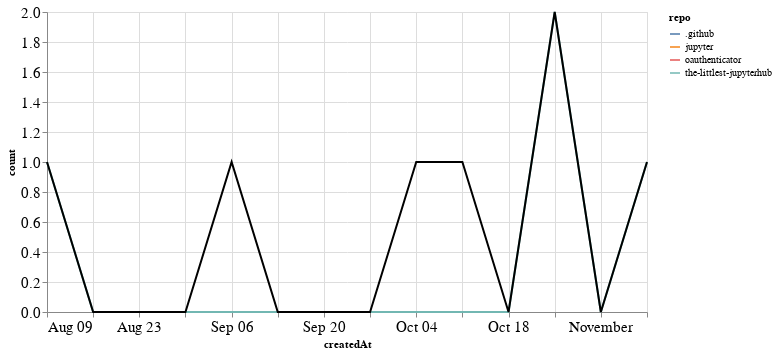

The notebook cell this image was saved under:
### Markdown cell above
## PRs

### Code cell
prs_time = prs.groupby('repo').resample('W', on='createdAt').count()['author'].reset_index()
prs_time = prs_time.rename(columns={'author': 'count'})
prs_time_total = prs_time.groupby('createdAt').agg({"count": "sum"}).reset_index()

ch1 = alt.Chart(prs_time, width=600).mark_line().encode(
    x='createdAt',
    y='count',
    color='repo',
    tooltip="repo"
)

ch2 = alt.Chart(prs_time_total, width=600).mark_line(color="black").encode(
    x='createdAt',
    y='count',
)

ch1 + ch2

### Figure 1 — Vega-Lite specification as saved in the notebook (floating-point values rounded to 4 significant figures)
{"config": {"axisLeft": {"labelFontSize": 15}, "axisBottom": {"labelFontSize": 15}}, "layer": [{"data": {"name": "data-eb5aa6c827877cec01f5d7707e3781d8"}, "mark": "line", "encoding": {"color": {"type": "nominal", "field": "repo"}, "tooltip": {"type": "nominal", "field": "repo"}, "x": {"type": "temporal", "field": "createdAt"}, "y": {"type": "quantitative", "field": "count"}}, "width": 600}, {"data": {"name": "data-05e0e5cb0cfe10424eb362d840eea1f3"}, "mark": {"type": "line", "color": "black"}, "encoding": {"x": {"type": "temporal", "field": "createdAt"}, "y": {"type": "quantitative", "field": "count"}}, "width": 600}], "$schema": "https://vega.github.io/schema/vega-lite/v4.8.1.json", "datasets": {"data-eb5aa6c827877cec01f5d7707e3781d8": [{"repo": ".github", "createdAt": "2020-10-04T00:00:00", "count": 1}, {"repo": "jupyter", "createdAt": "2020-10-11T00:00:00", "count": 1}, {"repo": "oauthenticator", "createdAt": "2020-09-06T00:00:00", "count": 1}, {"repo": "the-littlest-jupyterhub", "createdAt": "2020-08-09T00:00:00", "count": 1}, {"repo": "the-littlest-jupyterhub", "createdAt": "2020-08-16T00:00:00", "count": 0}, {"repo": "the-littlest-jupyterhub", "createdAt": "2020-08-23T00:00:00", "count": 0}, {"repo": "the-littlest-jupyterhub", "createdAt": "2020-08-30T00:00:00", "count": 0}, {"repo": "the-littlest-jupyterhub", "createdAt": "2020-09-06T00:00:00", "count": 0}, {"repo": "the-littlest-jupyterhub", "createdAt": "2020-09-13T00:00:00", "count": 0}, {"repo": "the-littlest-jupyterhub", "createdAt": "2020-09-20T00:00:00", "count": 0}, {"repo": "the-littlest-jupyterhub", "createdAt": "2020-09-27T00:00:00", "count": 0}, {"repo": "the-littlest-jupyterhub", "createdAt": "2020-10-04T00:00:00", "count": 0}, {"repo": "the-littlest-jupyterhub", "createdAt": "2020-10-11T00:00:00", "count": 0}, {"repo": "the-littlest-jupyterhub", "createdAt": "2020-10-18T00:00:00", "count": 0}, {"repo": "the-littlest-jupyterhub", "createdAt": "2020-10-25T00:00:00", "count": 2}, {"repo": "the-littlest-jupyterhub", "createdAt": "2020-11-01T00:00:00", "count": 0}, {"repo": "the-littlest-jupyterhub", "createdAt": "2020-11-08T00:00:00", "count": 1}], "data-05e0e5cb0cfe10424eb362d840eea1f3": [{"createdAt": "2020-08-09T00:00:00", "count": 1}, {"createdAt": "2020-08-16T00:00:00", "count": 0}, {"createdAt": "2020-08-23T00:00:00", "count": 0}, {"createdAt": "2020-08-30T00:00:00", "count": 0}, {"createdAt": "2020-09-06T00:00:00", "count": 1}, {"createdAt": "2020-09-13T00:00:00", "count": 0}, {"createdAt": "2020-09-20T00:00:00", "count": 0}, {"createdAt": "2020-09-27T00:00:00", "count": 0}, {"createdAt": "2020-10-04T00:00:00", "count": 1}, {"createdAt": "2020-10-11T00:00:00", "count": 1}, {"createdAt": "2020-10-18T00:00:00", "count": 0}, {"createdAt": "2020-10-25T00:00:00", "count": 2}, {"createdAt": "2020-11-01T00:00:00", "count": 0}, {"createdAt": "2020-11-08T00:00:00", "count": 1}]}}
